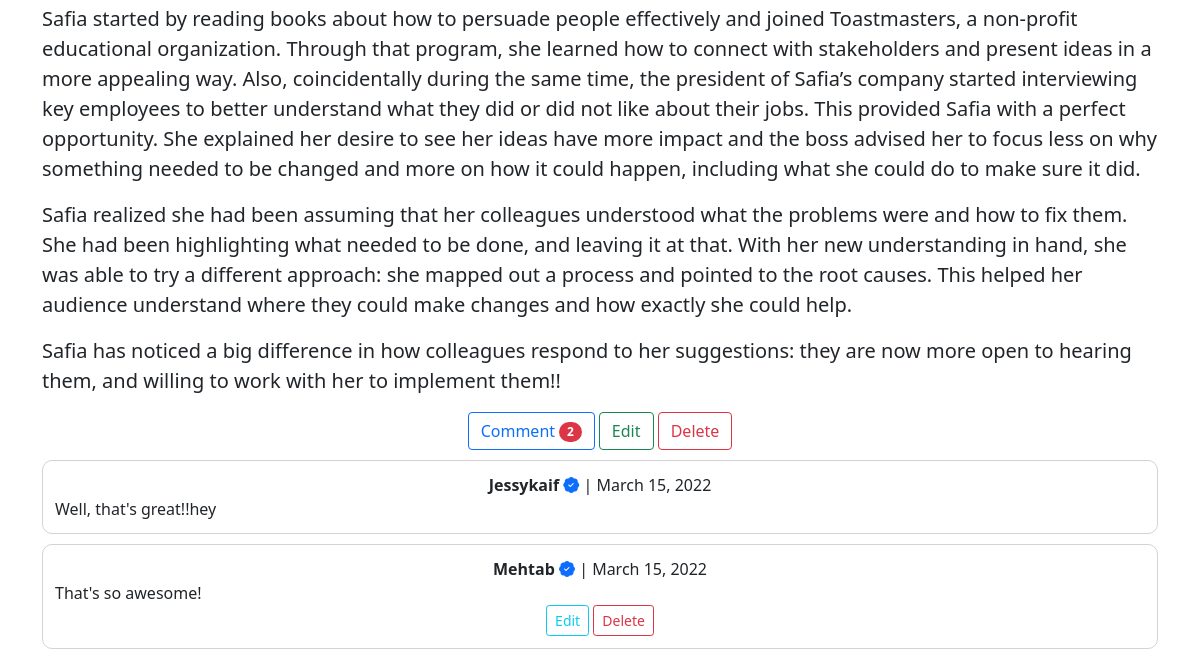
Before: /post/4/ (signed in, lower part) with the older database file.
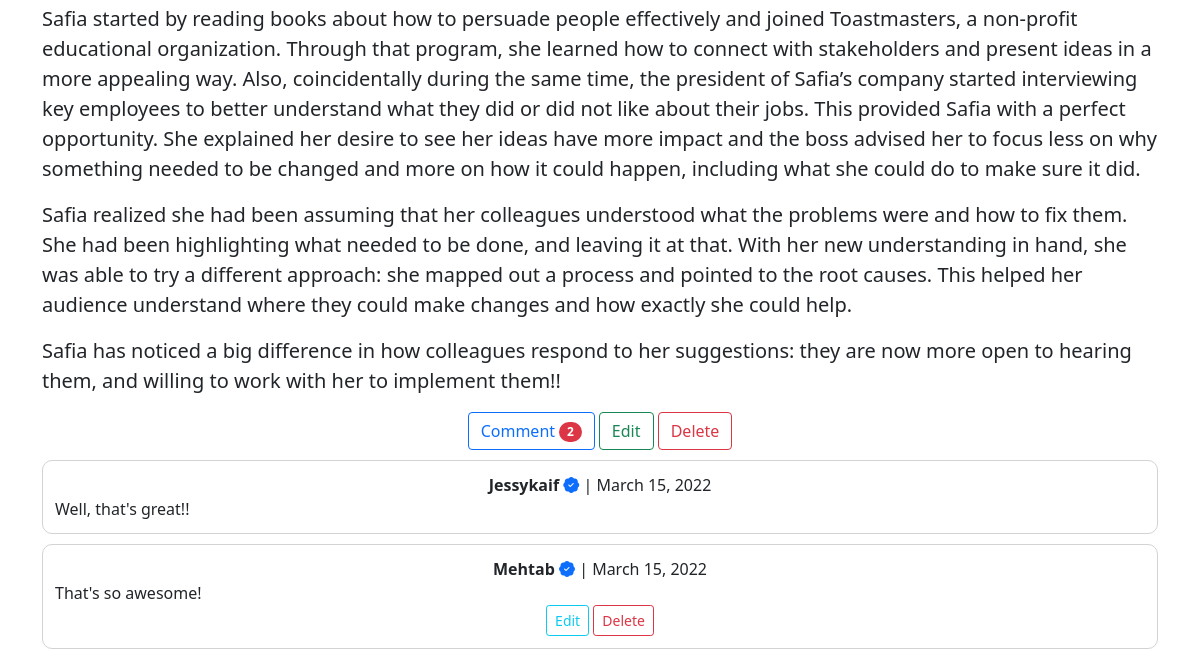
After: the same page with the newer database file.
### HashbookApp/models.py (models this page shows, shortened)
class Post(models.Model):
    title = models.CharField(max_length=100, blank=False)
    text = models.TextField(blank=False)
    author = models.ForeignKey(User, on_delete = models.CASCADE, related_name="poster")
    date_published = models.DateTimeField(auto_now_add = True)

class Comment(models.Model):
    post = models.ForeignKey(Post, on_delete=models.CASCADE, related_name="post")
    text = models.TextField(blank=False)
    author = models.ForeignKey(User, on_delete=models.CASCADE, related_name="comenter")
    date_published = models.DateTimeField(auto_now_add=True)

### HashbookApp/views.py (the view)
# urls.py: path('post/<int:post_id>/', views.post, name="post"),
@login_required()
def post(request, post_id):
    post = Post.objects.get(pk = post_id)
    comments = Comment.objects.order_by('-date_published').filter(post=post_id)
    context = {"post":post,"comments": comments}
    return render(request, 'HashbookApp/post.html', context)

### HashbookApp/templates/HashbookApp/post.html (shortened to what this page needs)
{% extends 'HashbookApp/layout.html' %}
{% block body %}
        <div class="lead">{{ post.text | linebreaks }}</div>
        <div class="text-center">
            <a href="{% url 'HashbookApp:comment' post.id %}" class="btn btn-outline-primary" title="Comment">Comment <span class="badge rounded-pill bg-danger">{{ post.post.all.count }} </span></a>
            {% if user.is_authenticated and request.user == post.author %}
                <a href="{% url 'HashbookApp:edit' post.id %}" class="btn btn-outline-success" title="Edit">Edit</a>
                <a href="{% url 'HashbookApp:delete' post.id %}" class="btn btn-outline-danger" title="Delete">Delete</a>
            {% endif %}
        </div>
        {% for comment in comments %}
        <div class="comment">
            <div class="text-center">
                <b>{{ comment.author | title }}</b> <span class="bi-patch-check-fill text-primary"></span> |
                {{ comment.date_published | date}}
            </div>
            <div>{{comment.text}}</div>
            <div class="text-center">
                {% if user.is_authenticated and request.user == comment.author %}
                    <a href="{% url 'HashbookApp:cedit' comment.id %}" class="btn btn-outline-info btn-sm" title="Edit">Edit</a>
                    <a href="{% url 'HashbookApp:cdelete' comment.id %}" class="btn btn-outline-danger btn-sm" title="Delete">Delete</a>
                {% endif %}
            </div>
        </div>
        {% empty %}
            <p>No comments yet!</p>
        {% endfor %}
{% endblock %}

### HashbookApp/templates/HashbookApp/layout.html (shortened to what this page needs)
{% load static %}
<!DOCTYPE html>
<html lang="en-US">
    <head>
        <link href="https://cdn.jsdelivr.net/npm/bootstrap@5.1.3/dist/css/bootstrap.min.css" rel="stylesheet">
        <link rel="stylesheet" href="https://cdn.jsdelivr.net/npm/bootstrap-icons@1.8.1/font/bootstrap-icons.css">
        <link rel="stylesheet" href="{% static 'HashbookApp/style.css' %}">
    </head>
    <body>
        <div class="main container">
            {% block body %}{% endblock body %}
        </div>
    </body>
</html>

### HashbookApp/static/HashbookApp/style.css (style rules this page uses)
a { text-decoration: none; }

### HashbookApp/templates/HashbookApp/post.html (style rules this page uses)
div.comment { border:1px solid lightgray; border-radius: 10px; padding:12px; margin-top:10px; }

### HashbookApp/templates/HashbookApp/layout.html (style rules this page uses)
body { text-decoration:none; }
div.main { padding-top:30px; padding-bottom:20px; }

Changed rows visible on the page:
changed Comment "Jessykaif": text "Well, that's great!!hey" → "Well, that's great!!"
